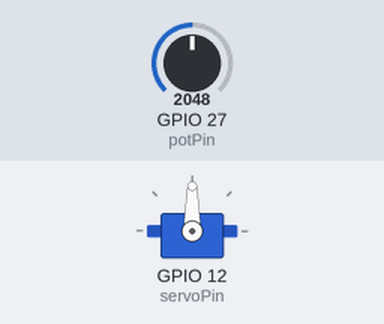
Simulated run of this sketch. Board: ESP32. On the bench: servo. The inputs (shaded band) are chosen by the test bench; at power-on: GPIO 27 (potPin) = 2048.

Above: at 1.2 s.
1.3 s: GPIO 27 (potPin) set to 2866
At 2.4 s:
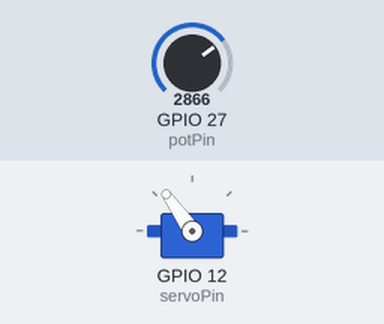
2.9 s: GPIO 27 (potPin) set to 3603
At 3.7 s:
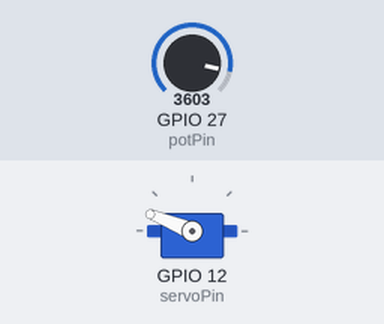
4.5 s: GPIO 27 (potPin) set to 4095
At 4.9 s:
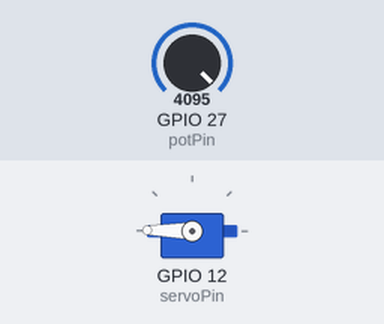
6.1 s: GPIO 27 (potPin) set to 1228
At 7.4 s:
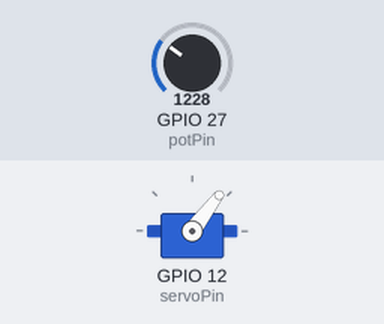
7.7 s: GPIO 27 (potPin) set to 491
At 8.6 s:
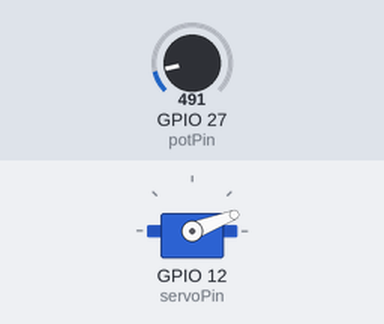
Timing chart, 0 to 10.3 s (numbered marks = the images above; inputs shaded):
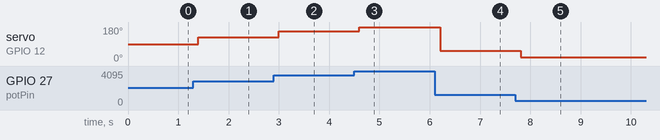

Measured:
- after the input at 1.3 s, servo on GPIO 12 (servoPin): 90° → 125° after 0.10 s
- after the input at 2.9 s, servo on GPIO 12 (servoPin): 125° → 158° after 0.10 s
- after the input at 4.5 s, servo on GPIO 12 (servoPin): 158° → 179° after 0.10 s
- after the input at 6.1 s, servo on GPIO 12 (servoPin): 179° → 53° after 0.10 s
- after the input at 7.7 s, servo on GPIO 12 (servoPin): 53° → 21° after 0.11 s

The sketch:

Servo_Knob.ino
```cpp
//If you like this project, consider starring on GitHub! ⭐

#include <ESP32Servo.h>

Servo myservo;  // create servo object to control a servo

int servoPin = 12;      // GPIO pin used to connect the servo control (digital out)

#if defined(CONFIG_IDF_TARGET_ESP32S2) || defined(CONFIG_IDF_TARGET_ESP32S3)
int potPin = 27;        // GPIO pin used to connect the potentiometer (analog in)
#elif defined(CONFIG_IDF_TARGET_ESP32C3)
int potPin = 27;         // GPIO pin used to connect the potentiometer (analog in)
#else
int potPin = 27;        // GPIO pin used to connect the potentiometer (analog in)
#endif
int ADC_Max = 4096;     // a range of max values of 512-4096

int val;    // variable to read the value from the analog pin

void setup()
{
	// Allow allocation of all timers
	ESP32PWM::allocateTimer(0);
	ESP32PWM::allocateTimer(1);
	ESP32PWM::allocateTimer(2);
	ESP32PWM::allocateTimer(3);
  myservo.setPeriodHertz(50);// Standard 50hz servo
  myservo.attach(servoPin, 500, 2400);
}

void loop() {
  val = analogRead(potPin);            // read the value of the potentiometer (value between 0 and 1023)
  val = map(val, 0, ADC_Max, 0, 180);     // scale it to use it with the servo (value between 0 and 180)
  myservo.write(val);
  delay(200);
}
```
